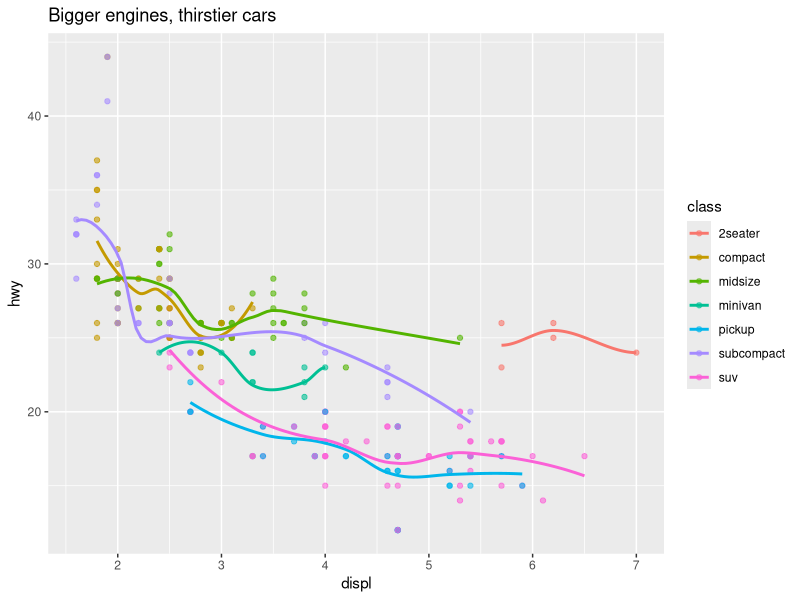

Generate this figure with R:
## ---- chunk 1
#| eval: true
#| message: false
library(ggplot2)

ggplot(mpg, aes(x = displ, y = hwy, color = class)) +
  geom_point(alpha = 0.6) +
  geom_smooth(method = "loess", se = FALSE) +
  labs(title = "Bigger engines, thirstier cars")
